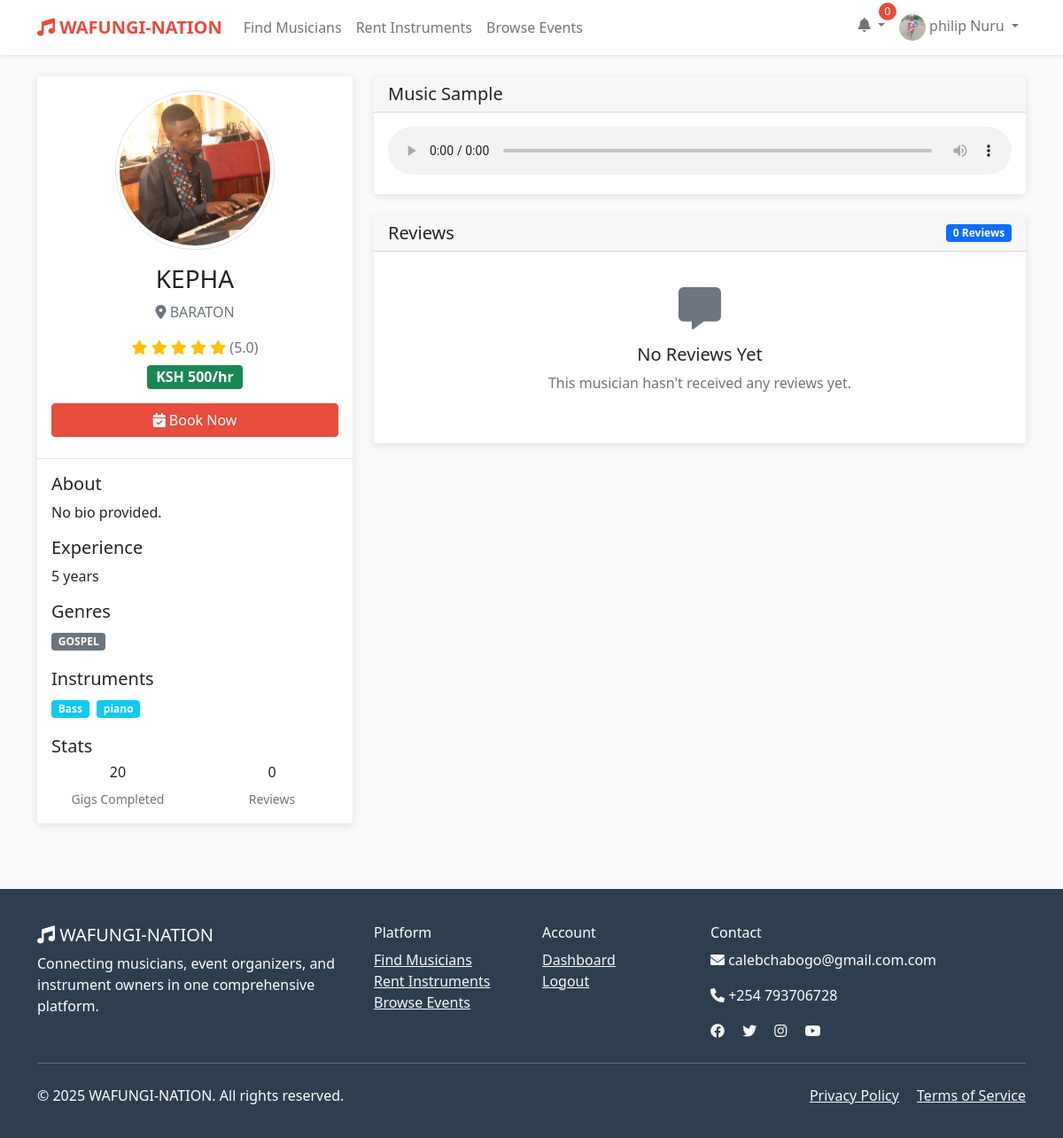
The app's page /musicians/2/ (signed in) with its own data.
### wafungi/models.py (models this page shows, shortened)
class User(AbstractUser):
    USER_TYPES = (
        ('musician', 'Musician'),
        ('organizer', 'Event Organizer'),
        ('instrument_owner', 'Instrument Owner'),
        ('client', 'Client'),
    )
    user_type = models.CharField(max_length=20, choices=USER_TYPES)
    phone = models.CharField(max_length=15, blank=True)
    location = models.CharField(max_length=100, blank=True)
    profile_picture = models.ImageField(upload_to='profiles/', blank=True, null=True)
    bio = models.TextField(blank=True)
    is_verified = models.BooleanField(default=False)
    created_at = models.DateTimeField(auto_now_add=True)
    updated_at = models.DateTimeField(auto_now=True)

class MusicianProfile(models.Model):
    user = models.OneToOneField(User, on_delete=models.CASCADE)
    stage_name = models.CharField(max_length=100, blank=True)
    genres = models.ManyToManyField(Genre)
    instruments = models.ManyToManyField(Instrument)
    experience_years = models.PositiveIntegerField(default=0)
    hourly_rate = models.DecimalField(max_digits=10, decimal_places=2, default=0)
    availability_status = models.BooleanField(default=True)
    portfolio_url = models.URLField(blank=True)
    sample_audio = models.FileField(upload_to='audio_samples/', blank=True, null=True)
    rating = models.DecimalField(max_digits=3, decimal_places=2, default=0.0)
    total_gigs = models.PositiveIntegerField(default=0)

class Genre(models.Model):
    name = models.CharField(max_length=50, unique=True)
    description = models.TextField(blank=True)

class Instrument(models.Model):
    name = models.CharField(max_length=50, unique=True)
    category = models.CharField(max_length=50)

### wafungi/views.py (the view)
# urls.py: path('musicians/<int:musician_id>/', views.musician_detail, name='musician_detail'),
def musician_detail(request, musician_id):
    musician = get_object_or_404(MusicianProfile, id=musician_id)
    reviews = Review.objects.filter(
        reviewee=musician.user
    ).order_by('-created_at')[:10]
    recent_bookings = Booking.objects.filter(
        musician=musician.user,
        status='completed'
    ).order_by('-created_at')[:5]
    context = {
        'musician': musician,
        'reviews': reviews,
        'recent_bookings': recent_bookings,
        'can_book': request.user.is_authenticated and request.user != musician.user,
    }
    return render(request, 'wafungi/musician_detail.html', context)

### wafungi/templatetags/wafungi_filters.py (called while the page is built)
@register.filter
def ksh_currency(value):
    try:
        return f"KSH {float(value):,.0f}"
    except (ValueError, TypeError):
        return "KSH 0"

### templates/wafungi/musician_detail.html (shortened to what this page needs)
{% extends 'base.html' %}
{% load wafungi_filters %}
{% block content %}
<div class="container py-4">
    <div class="row">
        <div class="col-md-4">
            <div class="card">
                <div class="text-center p-3">
                    {% if musician.user.profile_picture %}
                        <img src="{{ musician.user.profile_picture.url }}" class="rounded-circle img-thumbnail" style="width: 180px; height: 180px; object-fit: cover;" alt="{{ musician.stage_name }}">
                    {% else %}
                        <div class="rounded-circle bg-light d-flex align-items-center justify-content-center mx-auto" style="width: 180px; height: 180px;">
                            <i class="fas fa-user-circle fa-7x text-muted"></i>
                        </div>
                    {% endif %}
                    <h3 class="mt-3">{{ musician.stage_name|default:musician.user.get_full_name }}</h3>
                    <p class="text-muted">
                        <i class="fas fa-map-marker-alt"></i> {{ musician.user.location|default:"Location not specified" }}
                    </p>
                    <div class="rating mb-2">
                        {% for i in "12345" %}
                            {% if forloop.counter <= musician.rating %}
                                <i class="fas fa-star"></i>
                            {% else %}
                                <i class="far fa-star"></i>
                            {% endif %}
                        {% endfor %}
                        <span class="text-muted">({{ musician.rating|floatformat:1 }})</span>
                    </div>
                    <div class="d-flex justify-content-center mb-3">
                        <span class="badge bg-success fs-6">{{ musician.hourly_rate|ksh_currency }}/hr</span>
                    </div>
                    {% if can_book %}
                        <a href="{% url 'book_musician' musician.id %}" class="btn btn-primary w-100 mb-2">
                            <i class="fas fa-calendar-check"></i> Book Now
                        </a>
                    {% endif %}
                </div>
                <div class="card-body border-top">
                    <h5>About</h5>
                    <p>{{ musician.user.bio|default:"No bio provided." }}</p>
                    <h5>Experience</h5>
                    <p>{{ musician.experience_years }} years</p>
                    <h5>Genres</h5>
                    <div>
                        {% for genre in musician.genres.all %}
                            <span class="badge bg-secondary me-1 mb-1">{{ genre.name }}</span>
                        {% endfor %}
                    </div>
                    <h5 class="mt-3">Instruments</h5>
                    <div>
                        {% for instrument in musician.instruments.all %}
                            <span class="badge bg-info me-1 mb-1">{{ instrument.name }}</span>
                        {% endfor %}
                    </div>
                    <h5 class="mt-3">Stats</h5>
                    <div class="row text-center">
                        <div class="col-6">
                            <h6>{{ musician.total_gigs }}</h6>
                            <small class="text-muted">Gigs Completed</small>
                        </div>
                        <div class="col-6">
                            <h6>{{ reviews.count }}</h6>
                            <small class="text-muted">Reviews</small>
                        </div>
                    </div>
                </div>
            </div>
        </div>
        <div class="col-md-8">
            {% if musician.sample_audio %}
                <div class="card mb-4">
                    <div class="card-header">
                        <h5 class="mb-0">Music Sample</h5>
                    </div>
                    <div class="card-body">
                        <audio controls class="w-100">
                            <source src="{{ musician.sample_audio.url }}" type="audio/mpeg">
                        </audio>
                    </div>
                </div>
            {% endif %}
            <div class="card">
                <div class="card-header d-flex justify-content-between align-items-center">
                    <h5 class="mb-0">Reviews</h5>
                    <span class="badge bg-primary">{{ reviews.count }} Reviews</span>
                </div>
                <div class="card-body">
                    {% if reviews %}
                        {% for review in reviews %}
                            <div class="border-bottom pb-3 mb-3">
                                <div class="d-flex justify-content-between align-items-center mb-2">
                                    <div>
                                        <strong>{{ review.reviewer.get_full_name|default:review.reviewer.username }}</strong>
                                        <small class="text-muted ms-2">{{ review.created_at|date:"M d, Y" }}</small>
                                    </div>
                                    <div class="rating">
                                        {% for i in "12345" %}
                                            {% if forloop.counter <= review.rating %}
                                                <i class="fas fa-star"></i>
                                            {% else %}
                                                <i class="far fa-star"></i>
                                            {% endif %}
                                        {% endfor %}
                                    </div>
                                </div>
                                <p class="mb-0">{{ review.comment }}</p>
                            </div>
                        {% endfor %}
                    {% else %}
                        <div class="text-center py-4">
                            <i class="fas fa-comment-alt fa-3x text-muted mb-3"></i>
                            <h5>No Reviews Yet</h5>
                            <p class="text-muted">This musician hasn't received any reviews yet.</p>
                        </div>
                    {% endif %}
                </div>
            </div>
        </div>
    </div>
</div>
{% endblock %}

### templates/base.html (shortened to what this page needs)
<!DOCTYPE html>
<html lang="en">
<head>
    <link href="https://cdn.jsdelivr.net/npm/bootstrap@5.1.3/dist/css/bootstrap.min.css" rel="stylesheet">
    <link rel="stylesheet" href="https://cdnjs.cloudflare.com/ajax/libs/font-awesome/6.0.0/css/all.min.css">
</head>
<body>
    <nav class="navbar navbar-expand-lg navbar-light bg-white shadow-sm">
        <div class="container">
            <a class="navbar-brand" href="{% url 'home' %}">
                <i class="fas fa-music"></i> WAFUNGI-NATION
            </a>
            <div class="collapse navbar-collapse" id="navbarNav">
                <ul class="navbar-nav me-auto">
                    <li class="nav-item">
                        <a class="nav-link" href="{% url 'search_musicians' %}">Find Musicians</a>
                    </li>
                    <li class="nav-item">
                        <a class="nav-link" href="{% url 'search_instruments' %}">Rent Instruments</a>
                    </li>
                    <li class="nav-item">
                        <a class="nav-link" href="{% url 'browse_events' %}">Browse Events</a>
                    </li>
                </ul>
                <ul class="navbar-nav">
                    {% if user.is_authenticated %}
                        <li class="nav-item dropdown">
                            <a class="nav-link dropdown-toggle" href="#" id="notificationDropdown" role="button" data-bs-toggle="dropdown">
                                <i class="fas fa-bell"></i>
                                <span class="notification-badge" id="notificationCount">0</span>
                            </a>
                        </li>
                        <li class="nav-item dropdown">
                            <a class="nav-link dropdown-toggle" href="#" id="navbarDropdown" role="button" data-bs-toggle="dropdown">
                                {% if user.profile_picture %}
                                    <img src="{{ user.profile_picture.url }}" alt="Profile" class="rounded-circle" width="30" height="30">
                                {% else %}
                                    <i class="fas fa-user-circle"></i>
                                {% endif %}
                                {{ user.get_full_name|default:user.username }}
                            </a>
                        </li>
                    {% endif %}
                </ul>
            </div>
        </div>
    </nav>
    <main>
        {% block content %}{% endblock %}
    </main>
    <footer>
        <div class="container">
            <div class="row">
                <div class="col-md-4">
                    <h5><i class="fas fa-music"></i> WAFUNGI-NATION</h5>
                    <p>Connecting musicians, event organizers, and instrument owners in one comprehensive platform.</p>
                </div>
                <div class="col-md-2">
                    <h6>Platform</h6>
                    <ul class="list-unstyled">
                        <li><a href="{% url 'search_musicians' %}" class="text-light">Find Musicians</a></li>
                        <li><a href="{% url 'search_instruments' %}" class="text-light">Rent Instruments</a></li>
                        <li><a href="{% url 'browse_events' %}" class="text-light">Browse Events</a></li>
                    </ul>
                </div>
                <div class="col-md-2">
                    <h6>Account</h6>
                    <ul class="list-unstyled">
                        {% if user.is_authenticated %}
                            <li><a href="{% url 'dashboard' %}" class="text-light">Dashboard</a></li>
                            <li><a href="{% url 'logout' %}" class="text-light">Logout</a></li>
                        {% else %}
                            <li><a href="{% url 'login' %}" class="text-light">Login</a></li>
                            <li><a href="{% url 'register' %}" class="text-light">Register</a></li>
                        {% endif %}
                    </ul>
                </div>
                <div class="col-md-4">
                    <h6>Contact</h6>
                    <p><i class="fas fa-envelope"></i> calebchabogo@gmail.com.com</p>
                    <p><i class="fas fa-phone"></i> +254 793706728</p>
                    <div class="social-links">
                        <a href="#" class="text-light me-3"><i class="fab fa-facebook"></i></a>
                        <a href="#" class="text-light me-3"><i class="fab fa-twitter"></i></a>
                        <a href="#" class="text-light me-3"><i class="fab fa-instagram"></i></a>
                        <a href="#" class="text-light"><i class="fab fa-youtube"></i></a>
                    </div>
                </div>
            </div>
            <hr class="my-4">
            <div class="row">
                <div class="col-md-6">
                    <p>&copy; 2025 WAFUNGI-NATION. All rights reserved.</p>
                </div>
                <div class="col-md-6 text-end">
                    <a href="#" class="text-light me-3">Privacy Policy</a>
                    <a href="#" class="text-light">Terms of Service</a>
                </div>
            </div>
        </div>
    </footer>
</body>
</html>

### templates/base.html (style rules this page uses)
:root { --primary-color: #e74c3c; --secondary-color: #3498db; --accent-color: #f39c12; --dark-color: #2c3e50; --light-color: #ecf0f1; }
body { font-family: 'Segoe UI', Tahoma, Geneva, Verdana, sans-serif; background-color: #f8f9fa; }
.navbar-brand { font-weight: bold; color: var(--primary-color) !important; }
.btn-primary { background-color: var(--primary-color); border-color: var(--primary-color); }
.card { border: none; box-shadow: 0 2px 10px rgba(0,0,0,0.1); transition: transform 0.2s; }
.notification-badge { position: absolute; top: -5px; right: -5px; background: var(--primary-color); color: white; border-radius: 50%; width: 20px; height: 20px; font-size: 12px; display: flex; align-items: center; justify-content: center; }
.rating { color: #ffc107; }
footer { background-color: var(--dark-color); color: white; padding: 40px 0 20px; margin-top: 50px; }

### records on screen
User: profile_picture (picture), get_full_name "philip Nuru"
MusicianProfile: user.profile_picture (picture), stage_name "KEPHA", user.location "BARATON", rating "5.0", hourly_rate|ksh_currency "KSH 500", user.bio "No bio provided.", experience_years "5", total_gigs "20"
Genre: name "GOSPEL"
Instrument: name "Bass"
Instrument: name "piano"

### other values on screen
{{ reviews.count }} "0"
